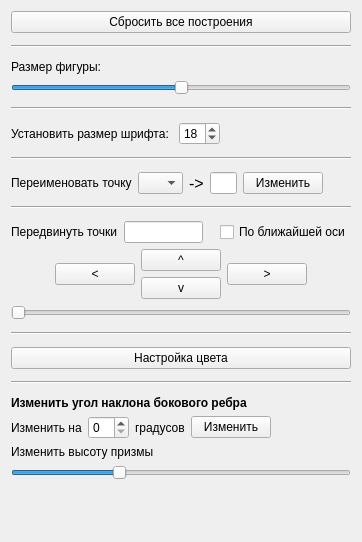
         <widget class="QWidget" name="scrollAreaWidgetContents">
          <property name="geometry">
           <rect>
            <x>0</x>
            <y>0</y>
            <width>362</width>
            <height>542</height>
           </rect>
          </property>
          <layout class="QVBoxLayout" name="verticalLayout">
           <item>
            <widget class="QFrame" name="f_ResetContructing">
             <property name="frameShape">
              <enum>QFrame::NoFrame</enum>
             </property>
             <property name="frameShadow">
              <enum>QFrame::Raised</enum>
             </property>
             <layout class="QVBoxLayout" name="verticalLayout_57">
              <property name="leftMargin">
               <number>0</number>
              </property>
              <property name="topMargin">
               <number>0</number>
              </property>
              <property name="rightMargin">
               <number>0</number>
              </property>
              <property name="bottomMargin">
               <number>0</number>
              </property>
              <item>
               <widget class="QPushButton" name="pb_ResetAllConstructing">
                <property name="text">
                 <string>Сбросить все построения</string>
                </property>
               </widget>
              </item>
              <item>
               <widget class="Line" name="line_11">
                <property name="minimumSize">
                 <size>
                  <width>0</width>
                  <height>15</height>
                 </size>
                </property>
                <property name="orientation">
                 <enum>Qt::Horizontal</enum>
                </property>
               </widget>
              </item>
             </layout>
            </widget>
           </item>
           <item>
            <widget class="QFrame" name="f_SizeFigure">
             <property name="minimumSize">
              <size>
               <width>0</width>
               <height>0</height>
              </size>
             </property>
             <property name="frameShape">
              <enum>QFrame::NoFrame</enum>
             </property>
             <property name="frameShadow">
              <enum>QFrame::Raised</enum>
             </property>
             <layout class="QVBoxLayout" name="verticalLayout_3">
              <property name="leftMargin">
               <number>0</number>
              </property>
              <property name="topMargin">
               <number>0</number>
              </property>
              <property name="rightMargin">
               <number>0</number>
              </property>
              <property name="bottomMargin">
               <number>0</number>
              </property>
              <item>
               <widget class="QLabel" name="label">
                <property name="sizePolicy">
                 <sizepolicy hsizetype="Fixed" vsizetype="Maximum">
                  <horstretch>0</horstretch>
                  <verstretch>0</verstretch>
                 </sizepolicy>
                </property>
                <property name="text">
                 <string>Размер фигуры:</string>
                </property>
               </widget>
              </item>
              <item>
               <widget class="QSlider" name="horizontalSlider">
                <property name="minimum">
                 <number>4</number>
                </property>
                <property name="maximum">
                 <number>50</number>
                </property>
                <property name="pageStep">
                 <number>5</number>
                </property>
                <property name="value">
                 <number>27</number>
                </property>
                <property name="sliderPosition">
                 <number>27</number>
                </property>
                <property name="orientation">
                 <enum>Qt::Horizontal</enum>
                </property>
               </widget>
              </item>
              <item>
               <widget class="Line" name="line_9">
                <property name="minimumSize">
                 <size>
                  <width>0</width>
                  <height>15</height>
                 </size>
                </property>
                <property name="orientation">
                 <enum>Qt::Horizontal</enum>
                </property>
               </widget>
              </item>
             </layout>
            </widget>
           </item>
           <item>
            <widget class="QFrame" name="f_SizeFont">
             <property name="frameShape">
              <enum>QFrame::NoFrame</enum>
             </property>
             <property name="frameShadow">
              <enum>QFrame::Raised</enum>
             </property>
             <layout class="QVBoxLayout" name="verticalLayout_58">
              <property name="leftMargin">
               <number>0</number>
              </property>
              <property name="topMargin">
               <number>0</number>
              </property>
              <property name="rightMargin">
               <number>0</number>
              </property>
              <property name="bottomMargin">
               <number>0</number>
              </property>
              <item>
               <layout class="QHBoxLayout" name="horizontalLayout">
                <item>
                 <widget class="QLabel" name="label_23">
                  <property name="text">
                   <string>Установить размер шрифта: </string>
                  </property>
                 </widget>
                </item>
                <item>
                 <widget class="QSpinBox" name="spinBox">
                  <property name="minimum">
                   <number>1</number>
                  </property>
                  <property name="maximum">
                   <number>50</number>
                  </property>
                  <property name="value">
                   <number>18</number>
                  </property>
                 </widget>
                </item>
                <item>
                 <spacer name="horizontalSpacer">
                  <property name="orientation">
                   <enum>Qt::Horizontal</enum>
                  </property>
                  <property name="sizeHint" stdset="0">
                   <size>
                    <width>40</width>
                    <height>20</height>
                   </size>
                  </property>
                 </spacer>
                </item>
               </layout>
              </item>
              <item>
               <widget class="Line" name="line_18">
                <property name="minimumSize">
                 <size>
                  <width>0</width>
                  <height>15</height>
                 </size>
                </property>
                <property name="orientation">
                 <enum>Qt::Horizontal</enum>
                </property>
               </widget>
              </item>
             </layout>
            </widget>
           </item>
           <item>
            <widget class="QFrame" name="f_RenamePoint">
             <property name="frameShape">
              <enum>QFrame::NoFrame</enum>
             </property>
             <property name="frameShadow">
              <enum>QFrame::Raised</enum>
             </property>
             <layout class="QVBoxLayout" name="verticalLayout_4">
              <property name="leftMargin">
               <number>0</number>
              </property>
              <property name="topMargin">
               <number>0</number>
              </property>
              <property name="rightMargin">
               <number>0</number>
              </property>
              <property name="bottomMargin">
               <number>0</number>
              </property>
              <item>
               <layout class="QHBoxLayout" name="hl_RenamePoint">
                <item>
                 <widget class="QLabel" name="label_28">
                  <property name="text">
                   <string>Переименовать точку</string>
                  </property>
                 </widget>
                </item>
                <item>
                 <widget class="QComboBox" name="comboBox_RemanePointFrom">
                  <property name="maximumSize">
                   <size>
                    <width>45</width>
                    <height>16777215</height>
                   </size>
                  </property>
                 </widget>
                </item>
                <item>
                 <widget class="QLabel" name="label_29">
                  <property name="sizePolicy">
                   <sizepolicy hsizetype="Maximum" vsizetype="Preferred">
                    <horstretch>0</horstretch>
                    <verstretch>0</verstretch>
                   </sizepolicy>
                  </property>
                  <property name="font">
                   <font>
                    <pointsize>12</pointsize>
                   </font>
                  </property>
                  <property name="text">
                   <string>-&gt;</string>
                  </property>
                 </widget>
                </item>
                <item>
                 <widget class="QLineEdit" name="lineRemanePointTo">
                  <property name="sizePolicy">
                   <sizepolicy hsizetype="Expanding" vsizetype="Fixed">
                    <horstretch>0</horstretch>
                    <verstretch>0</verstretch>
                   </sizepolicy>
                  </property>
                  <property name="minimumSize">
                   <size>
                    <width>20</width>
                    <height>0</height>
                   </size>
                  </property>
                  <property name="maximumSize">
                   <size>
                    <width>40</width>
                    <height>16777215</height>
                   </size>
                  </property>
                 </widget>
                </item>
                <item>
                 <widget class="QPushButton" name="pushButton_3">
                  <property name="text">
                   <string>Изменить</string>
                  </property>
                 </widget>
                </item>
                <item>
                 <spacer name="horizontalSpacer_6">
                  <property name="orientation">
                   <enum>Qt::Horizontal</enum>
                  </property>
                  <property name="sizeHint" stdset="0">
                   <size>
                    <width>40</width>
                    <height>20</height>
                   </size>
                  </property>
                 </spacer>
                </item>
               </layout>
              </item>
              <item>
               <widget class="Line" name="line_15">
                <property name="minimumSize">
                 <size>
                  <width>0</width>
                  <height>15</height>
                 </size>
                </property>
                <property name="orientation">
                 <enum>Qt::Horizontal</enum>
                </property>
               </widget>
              </item>
             </layout>
             <zorder></zorder>
             <zorder>line_15</zorder>
            </widget>
           </item>
           <item>
            <widget class="QFrame" name="f_MovePoint">
             <property name="frameShape">
              <enum>QFrame::NoFrame</enum>
             </property>
             <property name="frameShadow">
              <enum>QFrame::Raised</enum>
             </property>
             <layout class="QVBoxLayout" name="verticalLayout_5">
              <property name="leftMargin">
               <number>0</number>
              </property>
              <property name="topMargin">
               <number>0</number>
              </property>
              <property name="rightMargin">
               <number>0</number>
              </property>
              <property name="bottomMargin">
               <number>0</number>
              </property>
              <item>
               <layout class="QHBoxLayout" name="horizontalLayout_7">
                <item>
                 <widget class="QLabel" name="label_21">
                  <property name="text">
                   <string>Передвинуть точки</string>
                  </property>
                 </widget>
                </item>
                <item>
                 <widget class="QLineEdit" name="le_move_point"/>
                </item>
                <item>
                 <spacer name="horizontalSpacer_2">
                  <property name="orientation">
                   <enum>Qt::Horizontal</enum>
                  </property>
                  <property name="sizeHint" stdset="0">
                   <size>
                    <width>40</width>
                    <height>20</height>
                   </size>
                  </property>
                 </spacer>
                </item>
                <item>
                 <widget class="QCheckBox" name="cb_move_point">
                  <property name="text">
                   <string>По ближайшей оси</string>
                  </property>
                 </widget>
                </item>
               </layout>
              </item>
              <item>
               <layout class="QHBoxLayout" name="horizontalLayout_5">
                <item>
                 <spacer name="horizontalSpacer_5">
                  <property name="orientation">
                   <enum>Qt::Horizontal</enum>
                  </property>
                  <property name="sizeHint" stdset="0">
                   <size>
                    <width>40</width>
                    <height>20</height>
                   </size>
                  </property>
                 </spacer>
                </item>
                <item>
                 <widget class="QPushButton" name="pushOxm">
                  <property name="text">
                   <string>&lt;</string>
                  </property>
                 </widget>
                </item>
                <item>
                 <layout class="QVBoxLayout" name="verticalLayout_6">
                  <item>
                   <widget class="QPushButton" name="pushOyp">
                    <property name="text">
                     <string>^</string>
                    </property>
                   </widget>
                  </item>
                  <item>
                   <widget class="QPushButton" name="pushOym">
                    <property name="text">
                     <string>v</string>
                    </property>
                   </widget>
                  </item>
                 </layout>
                </item>
                <item>
                 <widget class="QPushButton" name="pushOxp">
                  <property name="text">
                   <string>&gt;</string>
                  </property>
                 </widget>
                </item>
                <item>
                 <spacer name="horizontalSpacer_4">
                  <property name="orientation">
                   <enum>Qt::Horizontal</enum>
                  </property>
                  <property name="sizeHint" stdset="0">
                   <size>
                    <width>40</width>
                    <height>20</height>
                   </size>
                  </property>
                 </spacer>
                </item>
               </layout>
              </item>
              <item>
               <widget class="QSlider" name="horizontalSliderOXYZ">
                <property name="minimum">
                 <number>1</number>
                </property>
                <property name="maximum">
                 <number>100</number>
                </property>
                <property name="orientation">
                 <enum>Qt::Horizontal</enum>
                </property>
               </widget>
              </item>
              <item>
               <widget class="Line" name="line_16">
                <property name="minimumSize">
                 <size>
                  <width>0</width>
                  <height>15</height>
                 </size>
                </property>
                <property name="orientation">
                 <enum>Qt::Horizontal</enum>
                </property>
               </widget>
              </item>
             </layout>
            </widget>
           </item>
           <item>
            <widget class="QFrame" name="f_SetColor">
             <property name="frameShape">
              <enum>QFrame::NoFrame</enum>
             </property>
             <property name="frameShadow">
              <enum>QFrame::Raised</enum>
             </property>
             <layout class="QVBoxLayout" name="verticalLayout_7">
              <property name="leftMargin">
               <number>0</number>
              </property>
              <property name="topMargin">
               <number>0</number>
              </property>
              <property name="rightMargin">
               <number>0</number>
              </property>
              <property name="bottomMargin">
               <number>0</number>
              </property>
              <item>
               <widget class="QPushButton" name="pushButton_setting">
                <property name="text">
                 <string>Настройка цвета</string>
                </property>
               </widget>
              </item>
              <item>
               <widget class="Line" name="line_48">
                <property name="minimumSize">
                 <size>
                  <width>0</width>
                  <height>15</height>
                 </size>
                </property>
                <property name="orientation">
                 <enum>Qt::Horizontal</enum>
                </property>
               </widget>
              </item>
             </layout>
            </widget>
           </item>
           <item>
            <widget class="QFrame" name="f_TitlPrism">
             <property name="frameShape">
              <enum>QFrame::NoFrame</enum>
             </property>
             <property name="frameShadow">
              <enum>QFrame::Raised</enum>
             </property>
             <layout class="QVBoxLayout" name="verticalLayout_8">
              <property name="leftMargin">
               <number>0</number>
              </property>
              <property name="topMargin">
               <number>0</number>
              </property>
              <property name="rightMargin">
               <number>0</number>
              </property>
              <property name="bottomMargin">
               <number>0</number>
              </property>
              <item>
               <widget class="QLabel" name="label_22">
                <property name="font">
                 <font>
                  <weight>75</weight>
                  <bold>true</bold>
                 </font>
                </property>
                <property name="text">
                 <string>Изменить угол наклона бокового ребра</string>
                </property>
               </widget>
              </item>
              <item>
               <layout class="QHBoxLayout" name="horizontalLayout_prism_x">
                <item>
                 <widget class="QLabel" name="label_97">
                  <property name="text">
                   <string>Изменить на</string>
                  </property>
                 </widget>
                </item>
                <item>
                 <widget class="QSpinBox" name="spinBox_prism_tilt_x">
                  <property name="maximum">
                   <number>89</number>
                  </property>
                 </widget>
                </item>
                <item>
                 <widget class="QLabel" name="label_98">
                  <property name="text">
                   <string>градусов</string>
                  </property>
                 </widget>
                </item>
                <item>
                 <widget class="QPushButton" name="pushButton_prism_x">
                  <property name="text">
                   <string>Изменить</string>
                  </property>
                 </widget>
                </item>
                <item>
                 <spacer name="horizontalSpacer_32">
                  <property name="orientation">
                   <enum>Qt::Horizontal</enum>
                  </property>
                  <property name="sizeHint" stdset="0">
                   <size>
                    <width>40</width>
                    <height>20</height>
                   </size>
                  </property>
                 </spacer>
                </item>
               </layout>
              </item>
              <item>
               <widget class="QLabel" name="label_103">
                <property name="text">
                 <string>Изменить высоту призмы</string>
                </property>
               </widget>
              </item>
              <item>
               <widget class="QSlider" name="horizontalSlider_2">
                <property name="minimum">
                 <number>10</number>
                </property>
                <property name="maximum">
                 <number>300</number>
                </property>
                <property name="pageStep">
                 <number>1</number>
                </property>
                <property name="value">
                 <number>100</number>
                </property>
                <property name="orientation">
                 <enum>Qt::Horizontal</enum>
                </property>
               </widget>
              </item>
             </layout>
            </widget>
           </item>
           <item>
            <spacer name="verticalSpacer">
             <property name="orientation">
              <enum>Qt::Vertical</enum>
             </property>
             <property name="sizeHint" stdset="0">
              <size>
               <width>20</width>
               <height>40</height>
              </size>
             </property>
            </spacer>
           </item>
          </layout>
         </widget>
